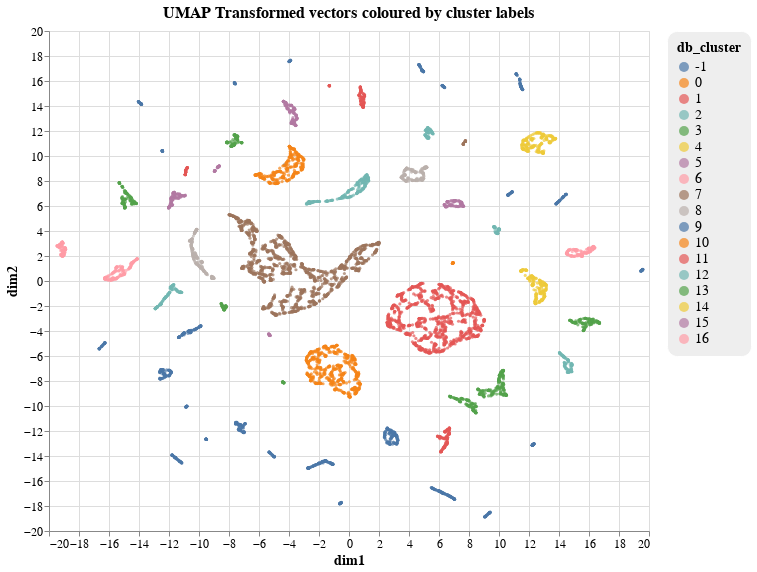

The notebook cell saved with this chart:
### Code cell
alt.Chart(umap_data).mark_circle(size=10).encode(
    x="dim1", y="dim2", color="db_cluster:N"
).properties(
    width=600, height=500, title="UMAP Transformed vectors coloured by cluster labels"
).configure_title(
    fontSize=16,
    anchor="middle",
).configure_legend(
    strokeColor="white",
    fillColor="#EEEEEE",
    padding=10,
    cornerRadius=10,
    labelFontSize=14,
    titleFontSize=14,
).configure_axis(
    titleFontSize=14, labelFontSize=12
)

### Figure 1 — Vega-Lite specification as saved in the notebook (floating-point values rounded to 4 significant figures; data arrays with more than 128 entries replaced by an {"elided": "..."} marker saying what was removed)
{"$schema": "https://vega.github.io/schema/vega-lite/v5.17.0.json", "config": {"axis": {"labelFontSize": 12, "titleFontSize": 14}, "legend": {"cornerRadius": 10, "fillColor": "#EEEEEE", "labelFontSize": 14, "padding": 10, "strokeColor": "white", "titleFontSize": 14}, "title": {"anchor": "middle", "fontSize": 16}, "view": {"continuousHeight": 300, "continuousWidth": 300}}, "data": {"name": "data-c1b63f0830f40d946272ab6ebe8a27cd"}, "datasets": {"data-c1b63f0830f40d946272ab6ebe8a27cd": {"elided": "8000 records"}}, "encoding": {"color": {"field": "db_cluster", "type": "nominal"}, "x": {"field": "dim1", "type": "quantitative"}, "y": {"field": "dim2", "type": "quantitative"}}, "height": 500, "mark": {"size": 10, "type": "circle"}, "title": "UMAP Transformed vectors coloured by cluster labels", "width": 600}
